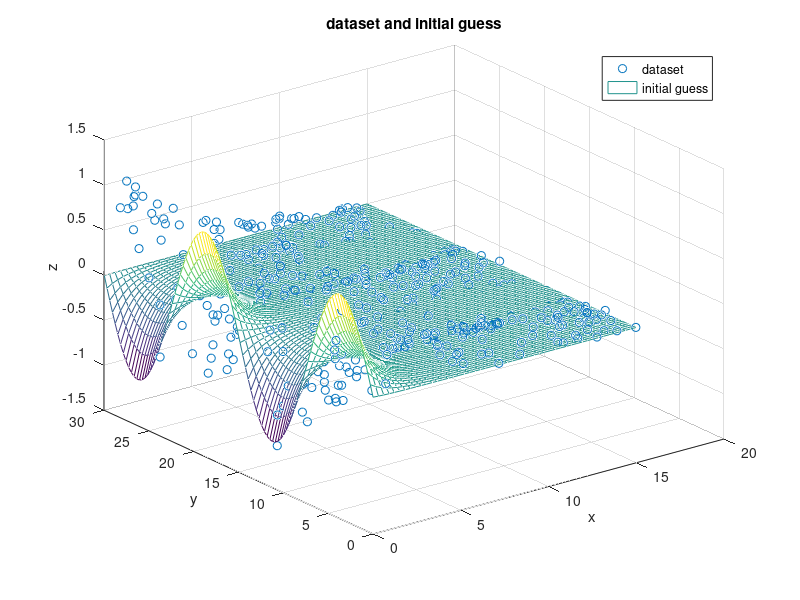

MATLAB code to generate this figure: (Note: this script raises an error after producing the figure.)
%% Task 1 / Load the Dataset (0.5 Points)

% Load the dataset into a struct to avoid cluttering the workspace.
data = load("nls_example_dataset.mat");

%% Task 2 / Explore the Dataset and Define a Model Structure (2 Points)
% (alternative solutions possible)

% Create a scatter plot of the dataset.  As you can see, the data points are
% randomly distributed in the x-y plane.  Thus, looking at the numbers in the
% variable explorer will not get you anywhere.
figure(1);
clf();
scatter3(data.x, data.y, data.z, "r.", "DisplayName", "dataset");
xlabel("x");
ylabel("y");
zlabel("z");
title("dataset and initial guess");

% Based on the plot, define a model structure with a parameter vector `p`.
%
% From the plot, you can guess the following:
% - There is a sin() or cos() oscillation in dimension y.
% - The amplitude of the oscillation reduces nonlinearly with increasing x.
% - The oscillation period is something between 10 and 15.
% - At y = 0, the oscillation passes through zero, increasing in the positive y
%   direction.
% - The amplitude at x = 0 is approximately 1.
%
% Therefore, we create a model as follows:
% - Multiply an oscillation term in y by a damping term in x.
% - Use a sin() in y with an unknown period and optional phase offset (which
%   should be close to zero) for the oscillation: sin(phi + 2*pi / T * y)
% - Try an exponential decay of unknown rate in x, since it is very common:
%   exp(r * x)
% - Furthermore, we might need a factor for the amplitude at x = 0.  For this,
%   we can multiply everything by a parameter, or add an offset to the
%   exponent: exp(r_0 + r * x)
%
% Note:
% - The sin() component is very easy to identify.  No way to get this wrong.
% - The exponential decay should be a very natural guess for any engineer,
%   since it is common in physical oscillations, control systems, ...
% - Instead of exponential decay, you can also use a polynomial, for example.
%   This will work just as well.
% - It is crucial to _multiply_, not add, the amplitude and oscillation terms.
%   This should be rather easy to see, because the whole data set is centered
%   around z = 0, so there is obviously no point in adding the terms.  Also,
%   this is a __Nonlinear__ Least Squares task, so there is no reason to avoid
%   such nonlinearities.
%
% We parameterize the model function by a vector p = [phi, T, r_0, r]' and
% guess the initial parameters:
% - Set phi = 0, because the plot indicates that the phase offset is small.
% - Set T = 15, so that the oscillation is not totally off (you can find a much
%   better guess, but this will do).
% - Set r_0 = 0, since the amplitude at x = 0 is almost 1.
% - Set r = -1, so that there is a decay.
model = @(x, y, p) sin(p(1) + 2*pi ./ p(2) .* y) .* exp(p(3) + p(4) .* x);
p_guess = [
    0   % phi
    15  % T
    0   % r_0
    -1  % r
];

% Depending on the chosen model structure and the initial guess, it can be
% helpful to specify bounds for the parameters.  Here, we do not need them.
p_lb = [
    -inf
    -inf
    -inf
    -inf
];
p_ub = [
    +inf
    +inf
    +inf
    +inf
];

% Create a regular grid on which for plotting the initial guess.
grid = struct();
[grid.x, grid.y] = ndgrid( ...
    linspace(min(data.x), max(data.x), 50), ...
    linspace(min(data.y), max(data.y), 100));

% Plot the initial guess.  As you can see, the guess is not particularly good,
% but it captures the basic shape of the dataset.
grid.z_guess = model(grid.x, grid.y, p_guess);
hold("on");
mesh(grid.x, grid.y, grid.z_guess, "DisplayName", "initial guess");
hold("off");
legend();

%% Task 3 / Implement the Residual Function (1 Point)

% The residual function takes a vector of model parameters, evaluates the model
% at all points (x, y) from the dataset, and calculates the error in the model
% output with respect to z.  It returns the vector of residuals.
% Note: Do not reimplement the model() function here.  If you start
% experimenting with different model parameterizations, sooner or later the
% different code sections will get out of sync.  Because of this, it is best to
% implement things in one place and reference them everywhere else.
residual = @(p) model(data.x(:), data.y(:), p) - data.z(:);

%% Task 4 / Identify the Optimal Parameters (2 Points)

% Depending on the chosen model structure and initial guess, the solver may
% need to do more iterations or function evaluations (for finite difference
% derivatives).  These limits can be increased via optimoptions().
options = optimoptions("lsqnonlin");
%options.MaxFunctionEvaluations = 5000;
%options.MaxIterations = 1000;
options.Display = "iter";

% Call lsqnonlin().
[p_opt, r_norm, r, status] = lsqnonlin(residual, p_guess, p_lb, p_ub, options);
if ~(status > 0)
    error("lsqnonlin failed");
end

p_opt
r_norm

%% Task 5 / Visualize the Fitted Surface (1.5 Point)

% The solver status flag does not give any indication of the quality of fit.
% We could evaluate statistical indicators, such as R^2, but if a visual
% inspection is possible, this should be the first and most important step.
% Thus, we plot the fitted model against the original data points.

% Note: Do not reimplement the model() function here.  If you start
% experimenting with different model parameterizations, sooner or later the
% different code sections will get out of sync.  Because of this, it is best to
% implement things in one place and reference them everywhere else.
grid.z_opt = model(grid.x, grid.y, p_opt);

figure(2);
clf();
scatter3(data.x, data.y, data.z, "r.", "DisplayName", "dataset");
xlabel("x");
ylabel("y");
zlabel("z");
title("dataset and least-squares fit");

hold("on");
mesh(grid.x, grid.y, grid.z_opt, "DisplayName", "NLS fit");
hold("off");
legend();
